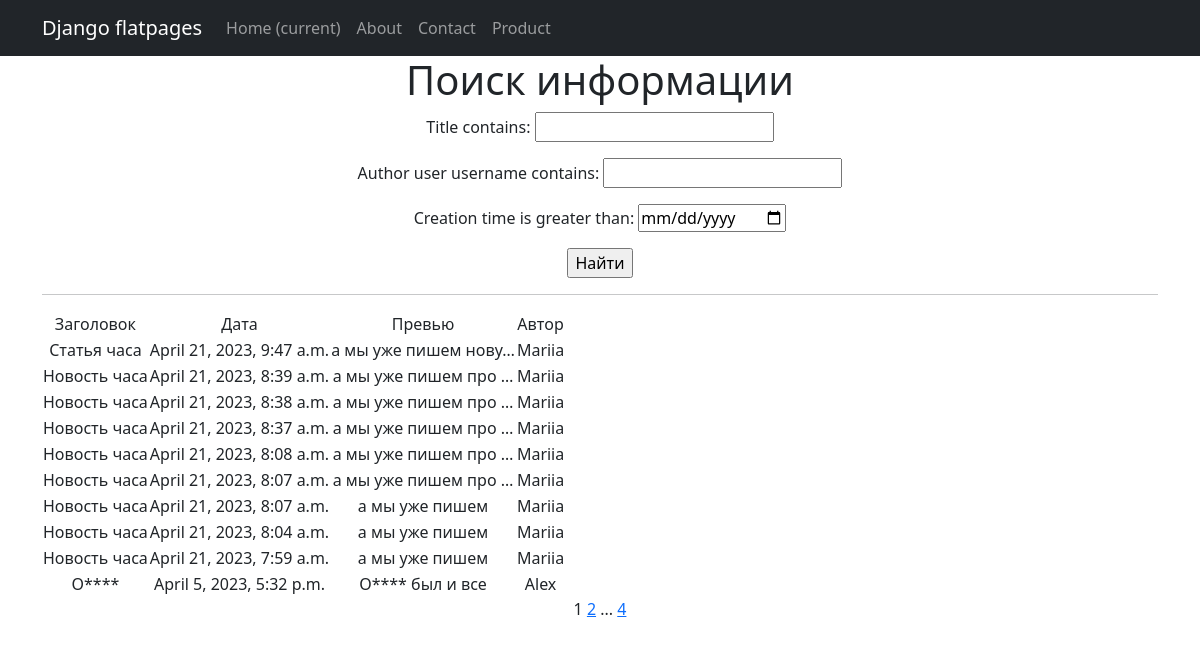
The app's page /articles/search, older data.
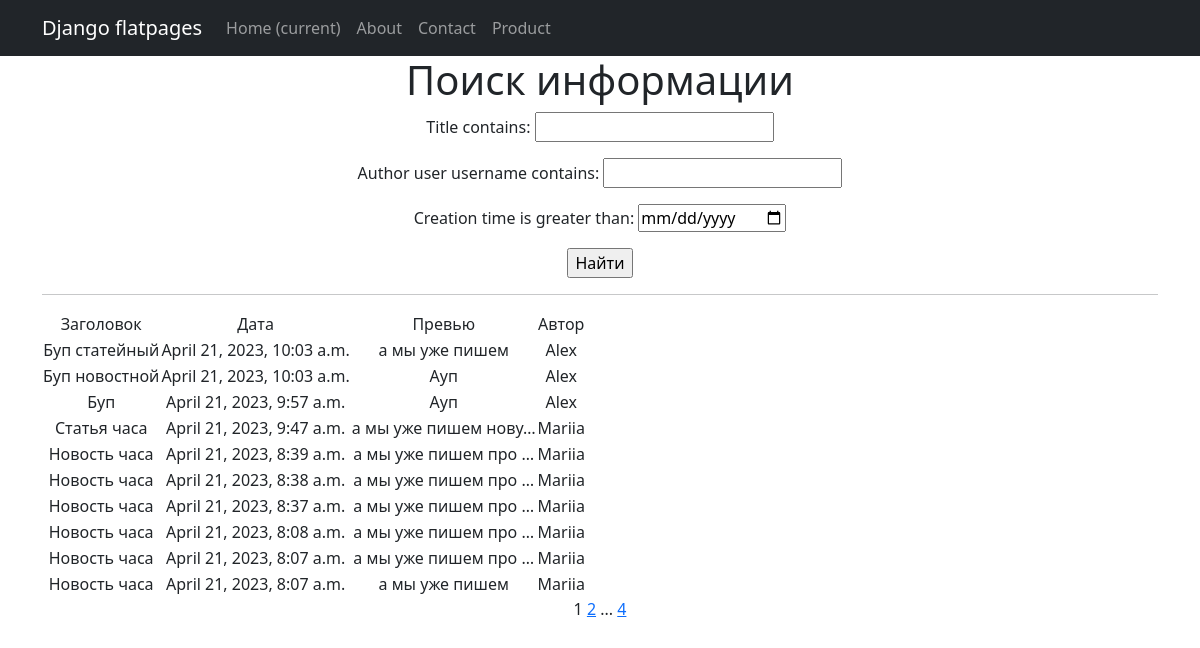
The same page, newer data.
### News_Portal/models.py (models this page shows, shortened)
class Post(models.Model):
    author = models.ForeignKey(Author, on_delete=models.CASCADE)
    type = models.CharField(max_length=2, choices=TYPES, default="news")
    creation_time = models.DateTimeField(auto_now_add=True)
    category = models.ManyToManyField(Category, through="PostCategory")
    title = models.CharField(max_length=255, default="Новость часа")
    text = models.TextField(default="а мы уже пишем")
    rating = models.FloatField(default=0.0)

class Author(models.Model):
    user = models.OneToOneField(User, on_delete=models.CASCADE)
    rating = models.FloatField(default=0.0)
    def __str__(self):
        return self.user.username

### News_Portal/views.py (the view, shortened to what this page needs)
# urls.py: path("search", Search.as_view(), name="news_search"),
class Search(ListView):
    model = Post
    ordering = "-creation_time"
    template_name = "search.html"
    context_object_name = "news"
    paginate_by = 10
    def get_queryset(self):
        queryset = super().get_queryset()
        self.filterset = PostFilter(self.request.GET, queryset)
        return self.filterset.qs
    def get_context_data(self, **kwargs):
        context = super().get_context_data(**kwargs)
        context["filterset"] = self.filterset
        return context

### News_Portal/templatetags/custom_filters.py (called while the page is built)
@register.filter()
def censor(text):
    if not isinstance(text, str):
        raise ValueError("мы только тексты цензурируем в нашей редакции")
    for bad_word in BANNED_WORDS:
        if bad_word in text:
            censored = bad_word[0] + ("*" * (len(bad_word) - 1))
            text = text.replace(bad_word, censored)
        if bad_word.capitalize() in text:
            censored = bad_word[0].capitalize() + ("*" * (len(bad_word) - 1))
            text = text.replace(bad_word, censored)
    return text

### News_Portal/templates/search.html (shortened to what this page needs)
{% extends 'flatpages/default.html' %}
{% load custom_filters %}
{% block content %}
   <h1>Поиск информации</h1>
   <form action="" method="get">
       {{ filterset.form.as_p }}
       <input type="submit" value="Найти" />
   </form>
   <hr>
   {% if news %}
       <table>
           <tr>
               <td>Заголовок</td>
               <td>Дата</td>
               <td>Превью</td>
               <td>Автор</td>
           </tr>
           {% for post in news %}
           <tr>
               <td>{{ post.title|censor }}</td>
               <td>{{ post.creation_time }}</td>
               <td>{{ post.text|truncatechars:20|censor }}</td>
               <td>{{ post.author|truncatechars:20|censor }}</td>
           </tr>
           {% endfor %}
       </table>
   {% else %}
       <h2>Новостей нет!</h2>
   {% endif %}
   {{ page_obj.number }}
   {% if page_obj.has_next %}
       <a href="?page={{ page_obj.next_page_number }}">{{ page_obj.next_page_number }}</a>
       {% if paginator.num_pages != page_obj.next_page_number %}
           ...
           <a href="?page={{ page_obj.paginator.num_pages }}">{{ page_obj.paginator.num_pages }}</a>
       {% endif %}
   {% endif %}
{% endblock content %}

Row changes from the older to the newer data that the page shows:
no longer on this page (row unchanged): Post: title|censor "Новость часа", creation_time "April 21, 2023, 8:04 a.m.", text|censor "а мы уже пишем", author|censor "Mariia"
no longer on this page (row unchanged): Post: title|censor "Новость часа", creation_time "April 21, 2023, 7:59 a.m.", text|censor "а мы уже пишем", author|censor "Mariia"
no longer on this page (row unchanged): Post: title|censor "О****", creation_time "April 5, 2023, 5:32 p.m.", text|censor "О**** был и все", author|censor "Alex"
added Post: title|censor "Буп статейный", creation_time "April 21, 2023, 10:03 a.m.", text|censor "а мы уже пишем", author|censor "Alex"
added Post: title|censor "Буп новостной", creation_time "April 21, 2023, 10:03 a.m.", text|censor "Ауп", author|censor "Alex"
added Post: title|censor "Буп", creation_time "April 21, 2023, 9:57 a.m.", text|censor "Ауп", author|censor "Alex"
